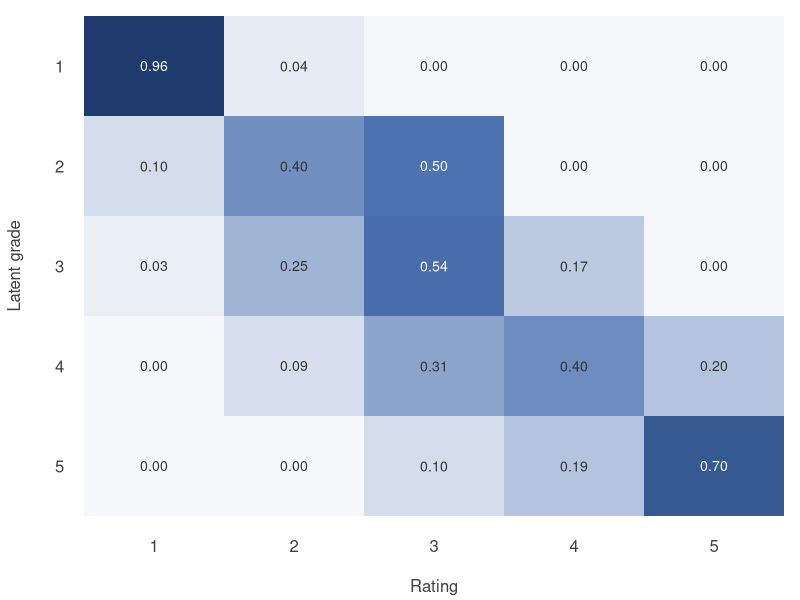

This chart was generated by the following R code:
# Run from the repository root:
#   Rscript codes/plots/model-formulation/em-rating-probs.R

Pi <- as.matrix(read.csv("data/processed/em_pi.csv"))
K <- nrow(Pi)
pal <- colorRampPalette(c("#f5f7fb", "#4c72b0", "#1c3768"))(101)

pdf("codes/plots/model-formulation/em-rating-probs.pdf", width = 5.2, height = 4.4)
par(mar = c(4.2, 4.2, 0.8, 0.8), las = 1, col.axis = "gray25", col.lab = "gray25")
image(1:K, 1:K, t(Pi[K:1, ]), zlim = c(0, 1), col = pal, axes = FALSE,
      xlab = "Rating", ylab = "Latent grade")
axis(1, 1:K, tick = FALSE)
axis(2, 1:K, K:1, tick = FALSE)
grid_x <- rep(1:K, each = K); grid_y <- rep(K:1, times = K)
val <- as.vector(Pi)
text(grid_x, grid_y, sprintf("%.2f", val), cex = 0.85,
     col = ifelse(val > 0.45, "white", "gray20"))
invisible(dev.off())
